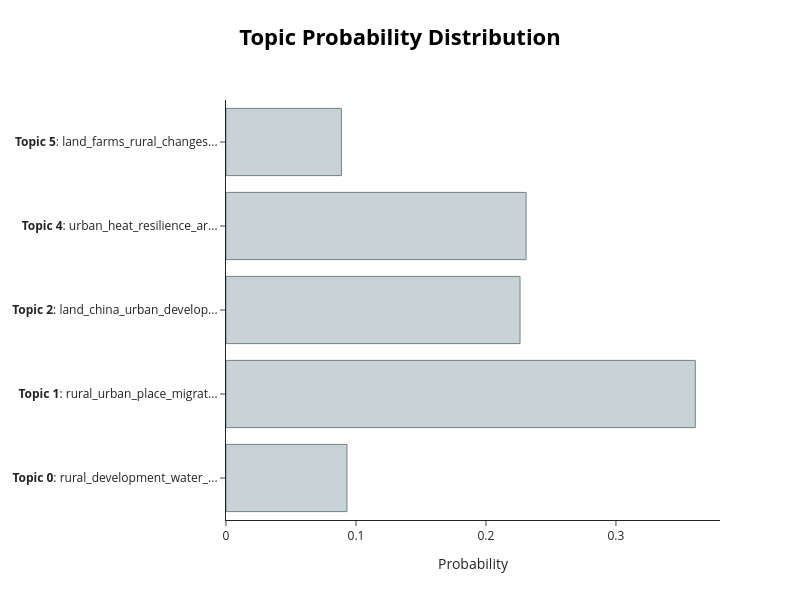

Write notebook code for a chart like this one.
### Code cell
from textwrap import wrap
abstract_id = 10
print('\n'.join(wrap(df.abstract.to_list()[abstract_id], 150)))
topic_model.visualize_distribution(topic_distr[abstract_id], custom_labels=True)

### Figure 1 — Plotly figure (JSON) as saved in the notebook; plotly's stock layout.template omitted (floating-point values rounded to 4 significant figures)
{"data": [{"marker": {"color": "#C8D2D7", "line": {"color": "#6E8484", "width": 1}}, "orientation": "h", "type": "bar", "x": [0.09305, 0.3611, 0.2262, 0.2309, 0.0888], "y": ["<b>Topic 0</b>: rural_development_water_...", "<b>Topic 1</b>: rural_urban_place_migrat...", "<b>Topic 2</b>: land_china_urban_develop...", "<b>Topic 4</b>: urban_heat_resilience_ar...", "<b>Topic 5</b>: land_farms_rural_changes..."]}], "layout": {"height": 600, "hoverlabel": {"bgcolor": "white", "font": {"family": "Rockwell", "size": 16}}, "title": {"font": {"color": "Black", "size": 22}, "text": "<b>Topic Probability Distribution</b>", "x": 0.5, "xanchor": "center", "y": 0.95, "yanchor": "top"}, "width": 800, "xaxis": {"title": {"text": "Probability"}}}}
